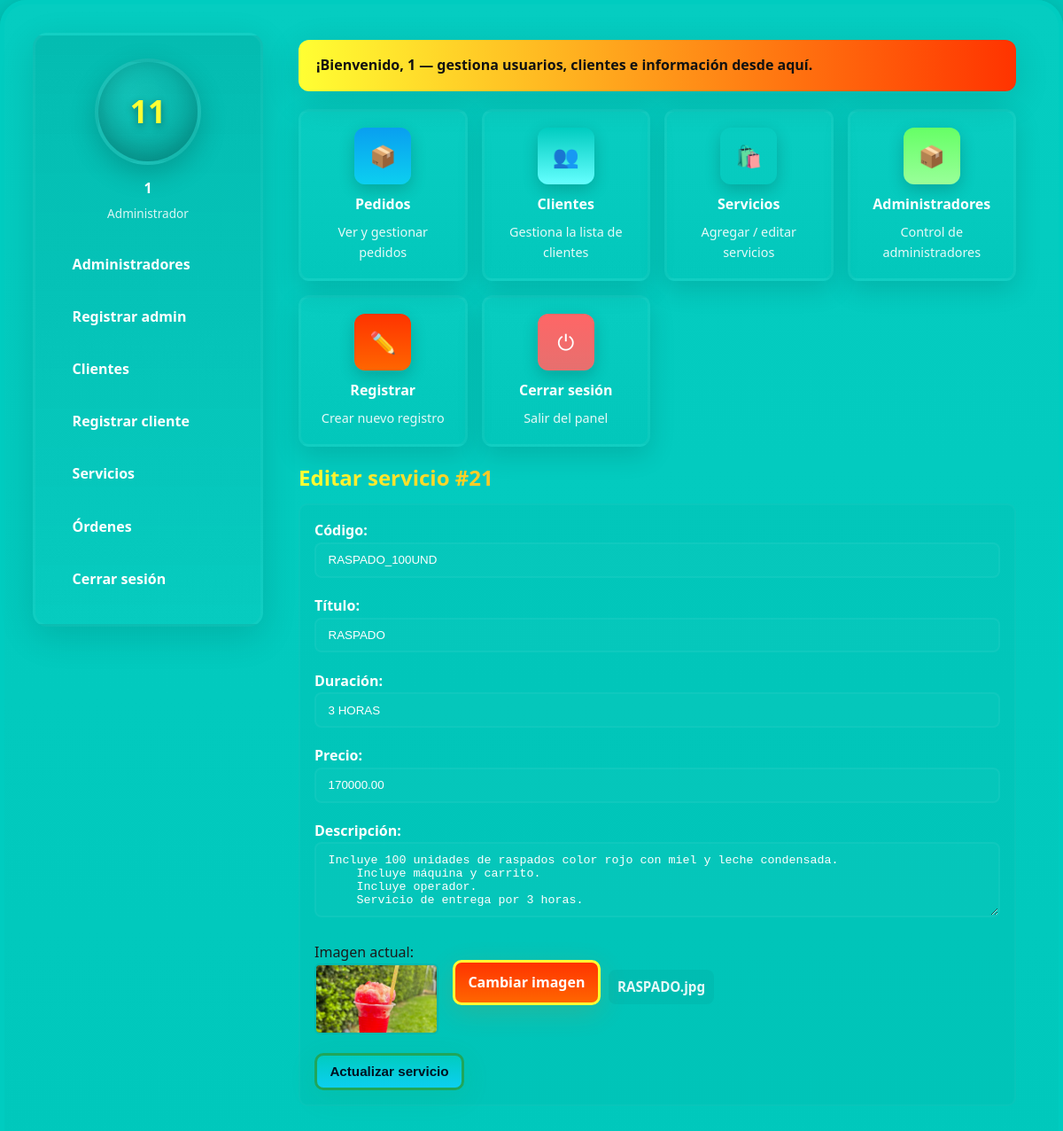
/vista/dashboard_admin.php?page=edit_service&id=21 (signed in), run on the app's committed database.
### tables this page shows
CREATE TABLE `servicios` (
  `id` int(11) NOT NULL,
  `codigo` varchar(50) NOT NULL,
  `titulo` varchar(255) NOT NULL,
  `imagen` varchar(255) DEFAULT NULL,
  `duracion` varchar(50) DEFAULT NULL,
  `precio` decimal(10,2) NOT NULL DEFAULT 0.00,
  `descripcion` text DEFAULT NULL,
  `creado_en` timestamp NOT NULL DEFAULT current_timestamp(),
  `actualizado_en` timestamp NULL DEFAULT NULL ON UPDATE current_timestamp()
);

### vista/admin_parts/editar_servicio.php (the view, shortened to what this page needs)
<?php
require_once(__DIR__ . '/../../controlador/db.php');
$id = isset($_GET['id']) ? intval($_GET['id']) : 0;
$serv = null;
if($id>0){
    $stmt = $conn->prepare("SELECT * FROM servicios WHERE id = ?");
    $stmt->execute([$id]);
    $serv = $stmt->fetch(PDO::FETCH_ASSOC);
}
?>
<h2>Editar servicio #<?php echo intval($serv['id']); ?></h2>
<form method="post" action="../controlador/ServiciosControlador.php?accion=actualizar" enctype="multipart/form-data">
  <label>Código: <input type="text" name="codigo" required value="<?php echo htmlspecialchars($serv['codigo']); ?>"></label>
  <label>Título: <input type="text" name="titulo" required value="<?php echo htmlspecialchars($serv['titulo']); ?>"></label>
  <label>Duración: <input type="text" name="duracion" required value="<?php echo htmlspecialchars($serv['duracion']); ?>"></label>
  <label>Precio: <input type="number" name="precio" required step="0.01" min="0" value="<?php echo htmlspecialchars($serv['precio']); ?>"></label>
  <label>Descripción: <textarea name="descripcion" required rows="4"><?php echo htmlspecialchars($serv['descripcion']); ?></textarea></label>
  <div style="display:flex;gap:1rem;align-items:center">
    <div>
      <div>Imagen actual:</div>
      <?php if(!empty($serv['imagen'])): ?>
        <img src="/eventosyekari/eventosyekari/proyecto0/public/img/<?php echo htmlspecialchars($serv['imagen']); ?>" alt="" style="width:140px;height:80px;object-fit:cover;border-radius:6px;border:2px solid rgba(0,0,0,0.06)">
      <?php else: ?>
        <div style="width:140px;height:80px;background:#eee;display:flex;align-items:center;justify-content:center;border-radius:6px">Sin imagen</div>
      <?php endif; ?>
    </div>
      <div class="file-input-wrapper" style="flex:1">
        <label class="file-input-button">Cambiar imagen
        </label>
        <span class="file-input-filename"><?php echo htmlspecialchars($serv['imagen'] ?: 'Ningún archivo seleccionado'); ?></span>
      </div>
  </div>
  <div style="margin-top:0.8rem"><button class="admin-btn admin-btn-primary" type="submit">Actualizar servicio</button></div>
</form>

### public/css/theme.css (style rules this page uses)
* { margin: 0; padding: 0; box-sizing: border-box; }
:root { --color-red: #ff6666; --color-orange: #ff3300; --color-orange-bright: #ff6600; --color-yellow: #ffff33; --color-green: #66ff66; --color-cyan: #00ccc0; --color-blue: #099ff0; --color-blue-light: #0ccff0; --color-blue-sky: #0fff33; --color-green-light: #99ff99; --color-green-cta: #1fa65a; --color-cyan-light: #66ffff; --color-cyan-bright: #66ff00; }
body { font-family: "Segoe UI", Tahoma, Geneva, Verdana, sans-serif; line-height: 1.6; background: var(--color-cyan); color: #1a1a1a; overflow-x: hidden; }
#admin-content form { max-width:900px; }
#admin-content form label { display:block; margin-bottom:0.6rem; color:#fff; font-weight:700; }
#admin-content form input[type="text"], #admin-content form input[type="number"], #admin-content form input[type="file"], #admin-content form textarea { width:100%; padding:0.65rem 0.85rem; border-radius:8px; border:2px solid rgba(255,255,255,0.04); background: rgba(255,255,255,0.02); color:#fff; margin-bottom:0.6rem; }
#admin-content .admin-btn { font-size:0.95rem; padding:0.6rem 0.9rem; }
.file-input-wrapper { display:flex; gap:0.6rem; align-items:center; margin-bottom:0.6rem; }
.file-input-button { display:inline-flex; align-items:center; gap:0.6rem; padding:0.6rem 0.9rem; background: linear-gradient(180deg, var(--color-orange) 0%, var(--color-orange-bright) 100%); color:#111; font-weight:800; border-radius:10px; cursor:pointer; border:3px solid var(--color-yellow); box-shadow:0 8px 30px rgba(255,102,0,0.15); }
.file-input-filename { color: rgba(255,255,255,0.9); font-weight:700; background: rgba(0,0,0,0.04); padding:0.45rem 0.6rem; border-radius:8px; font-size:0.95rem; max-width:420px; overflow:hidden; white-space:nowrap; text-overflow:ellipsis; }
#admin-content form { background: rgba(0,0,0,0.02); padding: 1rem; border-radius: 10px; border: 2px solid rgba(255,255,255,0.03); margin-bottom: 1rem; }
#admin-content label { display:block; margin-bottom:0.45rem; color: #fff; font-weight:700; }
#admin-content input[type="text"], #admin-content input[type="email"], #admin-content input[type="date"], #admin-content input[type="number"], #admin-content textarea, #admin-content select { width:100%; padding:0.6rem 0.8rem; border-radius:8px; border:2px solid rgba(0,0,0,0.08); background: rgba(255,255,255,0.02); color:#fff; margin-bottom:0.6rem; }
#admin-content h1, #admin-content h2, #admin-content h3 { font-family: 'Poppins', 'Segoe UI', 'Helvetica Neue', Arial, sans-serif; font-weight: 800; margin-bottom: 0.6rem; background: linear-gradient(90deg, var(--color-yellow), var(--color-orange)); -webkit-background-clip: text; background-clip: text; -webkit-text-fill-color: transparent; }
.admin-btn { display:inline-block; padding: 0.55rem 0.9rem; border-radius: 10px; font-weight:800; border: 3px solid transparent; transition: all 0.18s ease; }
.admin-btn-primary { background: linear-gradient(180deg, var(--color-cyan) 0%, var(--color-blue-light) 100%); color: #012; border-color: var(--color-green-cta); box-shadow: 0 8px 30px rgba(31,166,90,0.12); }

### data on the page
servicios: id "21", codigo "RASPADO_100UND", titulo "RASPADO", duracion "3 HORAS", precio "170000.00", descripcion "Incluye 100 unidades de raspados color rojo con miel y leche condensada. Incluye máquina y carrito. Incluye operador. Servicio de entrega por 3 horas.", imagen (picture), imagen "RASPADO.jpg"

### other printed values
$initials "11"
$_SESSION['Nombre'] "1"
